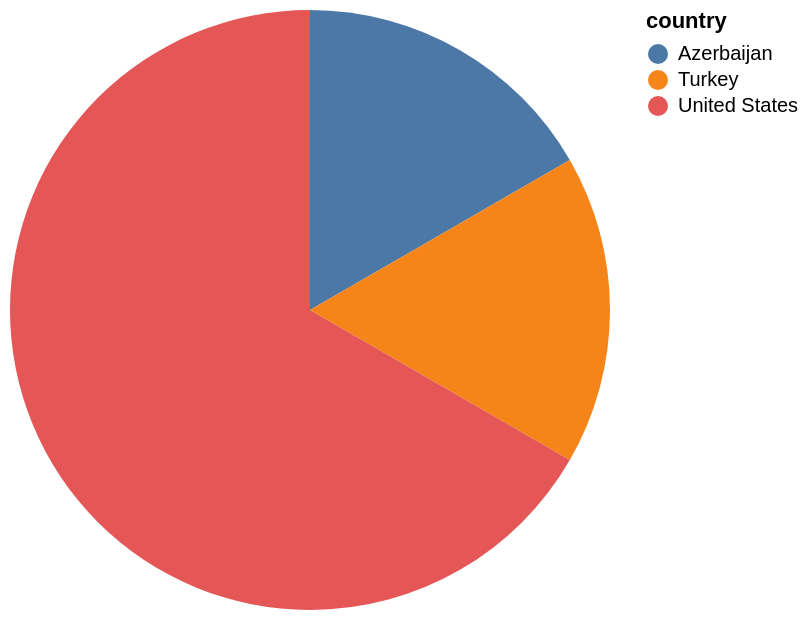

Vega-Lite specification stored for this chart:
### Vega-Lite specification from a JSON file in a GitHub repository (floating-point values rounded to 4 significant figures)
{"data": {"values": [{"x_data": "Azerbaijan", "y_data": 1}, {"x_data": "Turkey", "y_data": 1}, {"x_data": "United States", "y_data": 4}]}, "mark": "arc", "encoding": {"theta": {"field": "y_data", "type": "quantitative", "title": "COUNT(country)"}, "color": {"field": "x_data", "type": "nominal", "title": "country"}}}
